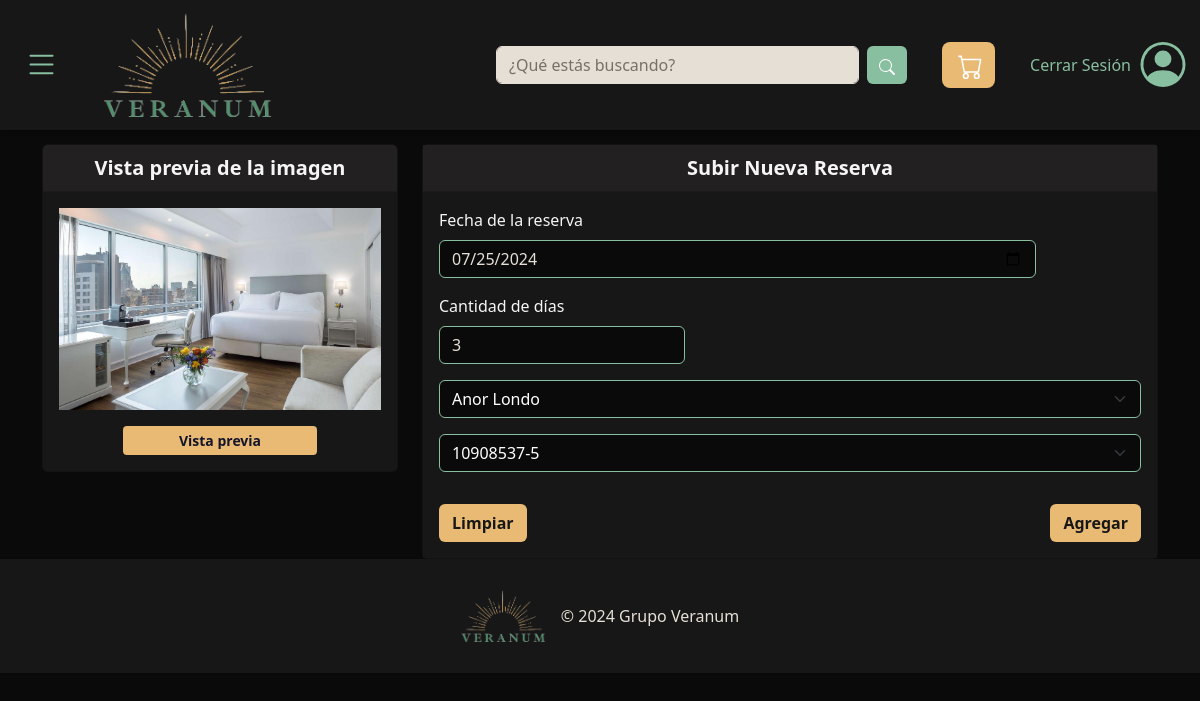
Screenshot of /registroReservas/1 (signed in) with the database file from the repository.
### Store/models.py (models this page shows)
class Reserva(models.Model):
    idReserva     = models.IntegerField(primary_key=True)
    idUsuario     = models.ForeignKey('Usuario', on_delete=models.CASCADE, default='0')
    dias          = models.CharField(max_length=50, null=True)
    fecha         = models.DateField(default='2000-01-01')
    habitacion    = models.ForeignKey('Habitacion', on_delete=models.CASCADE)

class Habitacion(models.Model):
    idHab         = models.AutoField(primary_key=True)
    nombre        = models.CharField(max_length=50)
    servicio      = models.ForeignKey('servicio', on_delete=models.CASCADE)
    dispHab       = models.ForeignKey('dispHab', on_delete=models.CASCADE)
    descripcion   = models.CharField(max_length=550)
    imagen        = models.ImageField(upload_to='habitaciones/imagenes')
    ytVidId       = models.CharField(max_length=11, null=True)
    precio        = models.IntegerField()
    capacidad     = models.IntegerField()
    tipoHab       = models.ForeignKey('tipoHab', on_delete=models.CASCADE)

### Store/views.py (the view)
# urls.py: path('registroReservas/<int:idReserva>', views.modificarReserva, name='modificarReserva'),
@login_required
def modificarReserva(request, idReserva):
    reserva = Reserva.objects.get(idReserva = idReserva)
    habitaciones = Habitacion.objects.all()
    usuarios = Usuario.objects.all()
    context = {
    'reserva': reserva,
    'habitaciones': habitaciones,
    'usuarios': usuarios
    }
    return render(request, 'registroReservas.html', context)

### Store/templates/registroReservas.html (shortened to what this page needs)
{% extends "plantilla_base.html"  %}
{% block contenido %}
    <div class="container mt-5 pt-5">
        <div class="row justify-content-center">
            <div class="col-md-4">
                <div class="card mb-3">
                    <div class="card-header" style="text-align: center; font-size: 20px; background-color: #222020; color: whitesmoke; font-weight: bold;">
                        Vista previa de la imagen
                    </div>
                    <div class="card-body text-center">
                        <img id="vista-previa" src="{{reserva.habitacion.imagen.url}}" alt="Preview" class="img-fluid vista-previa">
                        <button type="button" class="btnVistaPreviaS btn btn-primary btn-sm mt-3" style="width: 60%;">Vista previa</button>
                    </div>
                </div>
            </div>
            <div class="col-md-8">
                <form class="card" action="{% url 'subirReserva' %}" method="post" enctype="multipart/form-data">
                    <div class="card-header" style="text-align: center; font-size: 20px; background-color: #222020; color: whitesmoke; font-weight: bold;">
                        Subir Nueva Reserva
                    </div>
                    <div class="card-body" style="background-color: #171717;">
                            <div class="mb-3">
                                <label for="fechaReserva1" class="form-label" style="color: whitesmoke;">Fecha de la reserva</label>
                                <input type="date" class="fechaReserva1 form-control" value="{{reserva.fecha|date:'Y-m-d'}}" id="fechaReserva1" name="fechaReserva1" style="width: 85%; height: 45%;background-color: #0A0A0A; border-color: #88bfa0; color: #e6dfd6;" required>
                            </div>
                            <div class="mb-3">
                                <label for="estudio" class="form-label" style="color: whitesmoke;">Cantidad de días</label>
                                <input type="number" name="cantidadDias" value="{{reserva.dias}}" class="cantidadDias form-control" id="cantidadDias" style="background-color: #0A0A0A; border-color: #88bfa0; color: #e6dfd6; margin-right: 10%; width: 35%" required min="1">
                            </div>
                            <div class="mb-3">
                            <select class="txtSHabitacion form-select" value="{{reserva.habitacion}}" name="habitacion" id="habitacion" style="background-color: #0A0A0A; border-color: #88bfa0; color: white;" required>
                                {%for habitacion in habitaciones%}
                                {%if reserva.habitacion.idHab == habitacion.idHab %}
                                <option name="idTpoClave" value="{{habitacion.idHab}}" selected>{{habitacion.nombre}}</option>
                                {%else%}
                                <option name="idTpoClave" value="{{habitacion.idHab}}">{{habitacion.nombre}}</option>
                                {%endif%}
                                {%endfor%}
                              </select>
                            </div>
                              <div class="mb-3">
                              <select class="txtSUsuario form-select" value="{{reserva.idUsuario.idUsuario}}" name="usuario" id="usuario" style="background-color: #0A0A0A; border-color: #88bfa0; color: white;" required>
                                {%for usuario in usuarios%}
                                {%if reserva.idUsuario.idUsuario == usuario.idUsuario %}
                                <option name="idUser" value="{{usuario.idUsuario}}" selected>{{usuario.rut}}</option>
                                {%else%}
                                <option name="idUser" value="{{usuario.idUsuario}}">{{usuario.rut}}</option>
                                {%endif%}
                                {%endfor%}
                              </select>
                                </div>
                          <div class="row pt-3">
                            <div class="col-2 d-flex justify-content-start">
                                <button type="submit" class="btn-aceptar btn me-auto" style="font-weight: bold;" id="limpiarReserva">Limpiar</button>
                            </div>
                            <div class="col-2 offset-8 d-flex justify-content-end">
                            <button type="submit" name = "enviarReserva" class="btn-aceptar btn ms-auto" style="font-weight: bold; align-items: end;" id="enviarReserva">Agregar</button>
                            </div>
                          </div>
                    </div>
                  </form>
            </div>
        </div>
    </div>
{% endblock %}

### Store/static/style.css (style rules this page uses)
body { background-color: #0A0A0A; }
.card { background-color: #171717; color: whitesmoke; }
.form-control::placeholder { color: #aed3be }
.btn-aceptar { background-color: #E8BA74; color: #171717; }
.btnVistaPreviaS { background-color: #E8BA74; color: #14142b; font-weight: bold; border: none; }

### rows the page displays
Reserva: habitacion.imagen (picture), fechaReserva1 "07/25/2024", cantidadDias "3"

### other values shown
form field habitacion "Anor Londo"
form field usuario "10908537-5"
